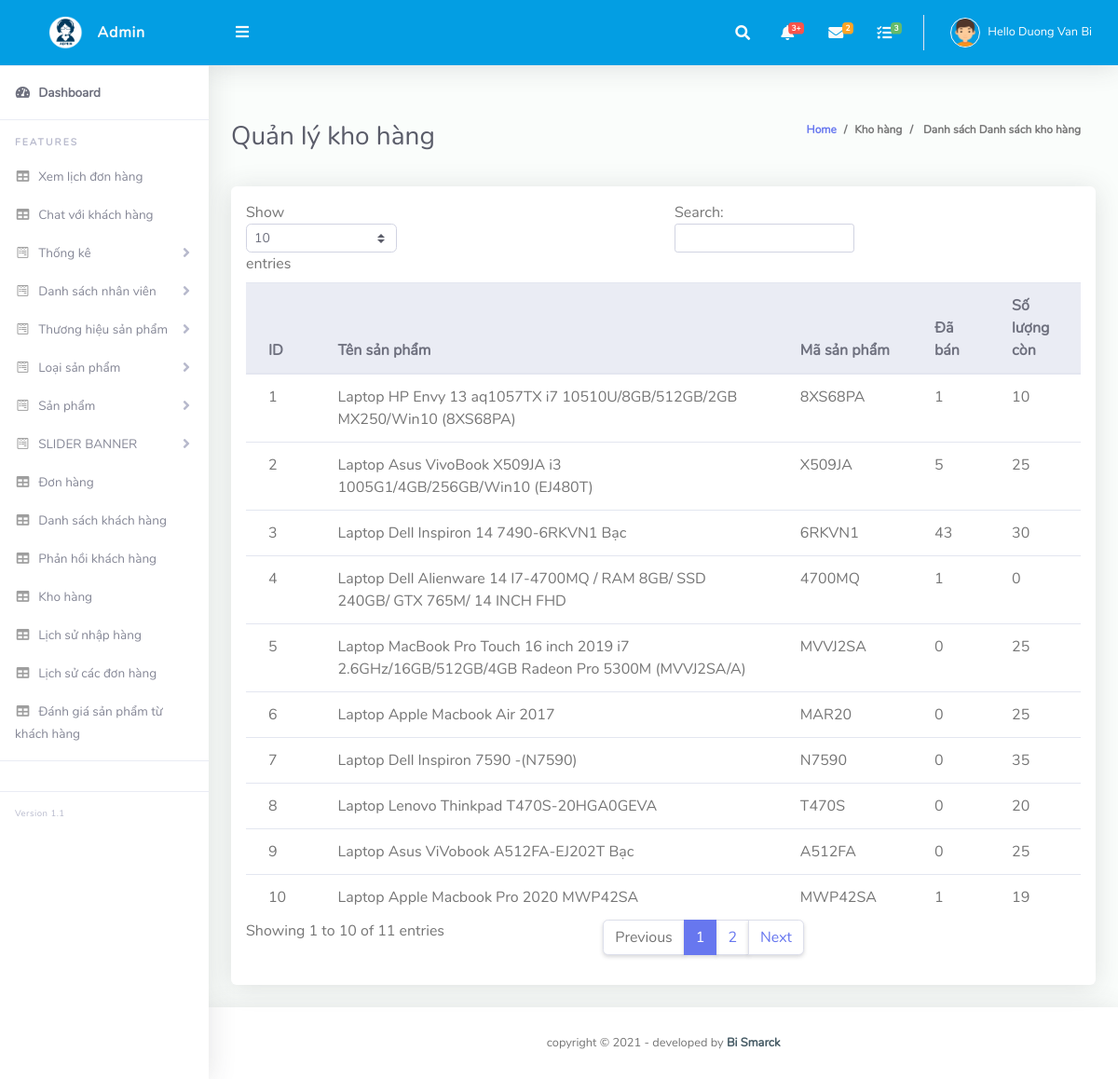
The page /admin/showwarehouse.php (signed in) on the database its author committed.
### tables this page shows
CREATE TABLE `product` (
  `productId` int(11) NOT NULL,
  `productName` tinytext NOT NULL,
  `product_code` varchar(200) NOT NULL,
  `productQuantity` varchar(50) NOT NULL,
  `product_soldout` varchar(50) NOT NULL DEFAULT '0',
  `product_remain` varchar(50) NOT NULL,
  `catId` int(11) NOT NULL,
  `brandId` int(11) NOT NULL,
  `product_desc` text NOT NULL,
  `type` int(11) NOT NULL,
  `price` varchar(255) NOT NULL,
  `image` varchar(255) NOT NULL,
  `image1` varchar(255) NOT NULL,
  `image2` varchar(255) NOT NULL,
  `image3` varchar(255) NOT NULL
);

### lib/database.php (called while the page is built, shortened)
<?php
Class Database extends PDO{
   public $host   = host_db;
   public $user   = user_db;
   public $pass   = pass_db;
   public $dbname = name_db;
   public $link;
private function connectDB(){
   $this->link = new mysqli($this->host, $this->user, $this->pass,
    $this->dbname);
 }
public function select($query){
  $result = $this->link->query($query) or
   die($this->link->error.__LINE__);
  if($result->num_rows > 0){
    return $result;
  } else {
    return false;
  }
 }
}

### classes/management.php (called while the page is built, shortened)
<?php
	$filepath = realpath(dirname(__FILE__));
	include_once ($filepath.'/../lib/database.php');
?>
<?php
class management
{
	private $db;
		public function __construct()
		{
			$this->db = new Database();
		}
public function show_warehouse(){
	$query="SELECT *from product group by productId desc";
	$result = $this->db->select($query);
	return $result;
}
}
?>

### admin/showwarehouse.php (the view, shortened to what this page needs)
<?php include 'inc/header.php';?>
<?php include 'inc/headertop.php';?>
<?php include '../classes/management.php';  ?>
<?php
	$pd = new management();
 ?>
 <div class="container-fluid" id="container-wrapper">
	<div class="d-sm-flex align-items-center justify-content-between mb-4">
            <h1 class="h3 mb-0 text-gray-800">Quản lý kho hàng</h1>
            <ol class="breadcrumb">
              <li class="breadcrumb-item"><a href="./">Home</a></li>
              <li class="breadcrumb-item">Kho hàng</li>
              <li class="breadcrumb-item active" aria-current="page"> Danh sách Danh sách kho hàng</li>
            </ol>
          </div>
          <div class="row">
          	<div class="col-lg-12 mb-4">
		<div class="card">
			<div class="table-responsive p-3">
<table class="table align-items-center table-flush" id="table1">
	  <thead class="thead-light">
                      <tr>
                      <th>ID</th>
					<th>Tên sản phẩm</th>
					<th>Mã sản phẩm</th>
					<th>Đã bán</th>
					<th>Số lượng còn</th>
                      </tr>
                    </thead>
                    <tbody>
                    	<?php
				$pdlist = $pd->show_warehouse();
				$i = 0;
					if($pdlist){
							while ($result = $pdlist->fetch_assoc()){
								$i++;
				 ?>
				<tr class="odd gradeX">
					<td><?php echo $i ?></td>
					<td><?php echo $result['productName'] ?></td>
					<td><?php echo $result['product_code'] ?></td>
					<td>
						<?php echo $result['product_soldout'] ?>
					</td>
					<td>
						<?php echo $result['product_remain']  ?>
					</td>
				</tr>
				<?php
					}
				}
				?>
			</tbody>
</table>
			</div>
		</div>
	</div>
          </div>
      </div>
<?php include 'inc/footer.php';?>

### admin/css/admin.css (style rules this page uses)
html { position: relative; min-height: 100%; font-family: Nunito }
body { height: 100% }
.container, .container-fluid, .container-login { padding-left: 1.5rem; padding-right: 1.5rem }
.text-gray-800 { color: #5a5c69 !important }
.breadcrumb { background-color: transparent; font-size: 12px; font-weight: 700 }
.table-flush td, .table-flush th { border-right: 0; border-left: 0 }
.table-flush tbody tr:first-child td, .table-flush tbody tr:first-child th { border-top: 0 }
.table-flush tbody tr:last-child td, .table-flush tbody tr:last-child th { border-bottom: 0 }
.card .table { margin-bottom: 0 }
.card .table td, .card .table th { padding-right: 1.5rem; padding-left: 1.5rem }
.card { -webkit-box-shadow: 0 .15rem 1.75rem 0 rgba(58, 59, 69, .15) !important; box-shadow: 0 .15rem 1.75rem 0 rgba(58, 59, 69, .15) !important }

### rows shown on the page
product: productName "Laptop HP Envy 13 aq1057TX i7 10510U/8GB/512GB/2GB MX250/Win10 (8XS68PA)", product_code "8XS68PA", product_soldout "1", product_remain "10"
product: productName "Laptop Asus VivoBook X509JA i3 1005G1/4GB/256GB/Win10 (EJ480T)", product_code "X509JA", product_soldout "5", product_remain "25"
product: productName "Laptop Dell Inspiron 14 7490-6RKVN1 Bạc", product_code "6RKVN1", product_soldout "43", product_remain "30"
product: productName "Laptop Dell Alienware 14 I7-4700MQ / RAM 8GB/ SSD 240GB/ GTX 765M/ 14 INCH FHD", product_code "4700MQ", product_soldout "1", product_remain "0"
product: productName "Laptop MacBook Pro Touch 16 inch 2019 i7 2.6GHz/16GB/512GB/4GB Radeon Pro 5300M (MVVJ2SA/A)", product_code "MVVJ2SA", product_soldout "0", product_remain "25"
product: productName "Laptop Apple Macbook Air 2017", product_code "MAR20", product_soldout "0", product_remain "25"
product: productName "Laptop Dell Inspiron 7590 -(N7590)", product_code "N7590", product_soldout "0", product_remain "35"
product: productName "Laptop Lenovo Thinkpad T470S-20HGA0GEVA", product_code "T470S", product_soldout "0", product_remain "20"
product: productName "Laptop Asus ViVobook A512FA-EJ202T Bạc", product_code "A512FA", product_soldout "0", product_remain "25"
product: productName "Laptop Apple Macbook Pro 2020 MWP42SA", product_code "MWP42SA", product_soldout "1", product_remain "19"

### other values the page prints
Session::get('adminName') "Duong Van Bi"
